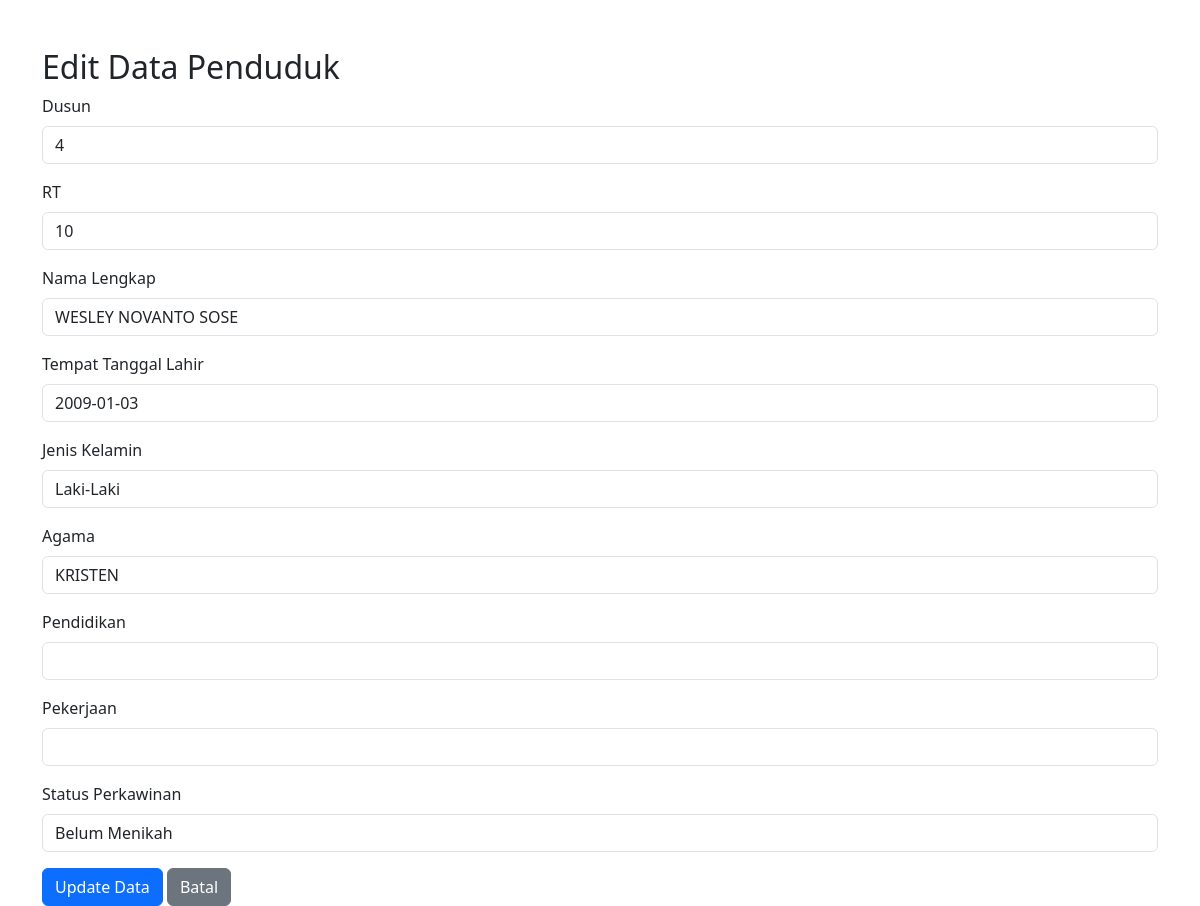
Page /edit.php?id=2163 (signed in) on the committed database.
### tables this page shows
CREATE TABLE `data_penduduk` (
  `id` int(11) NOT NULL,
  `nomor_urut` int(11) DEFAULT NULL,
  `kk` int(11) DEFAULT NULL,
  `dusun` varchar(255) DEFAULT NULL,
  `rt` varchar(255) DEFAULT NULL,
  `nama_lengkap` varchar(100) DEFAULT NULL,
  `ttl` varchar(100) DEFAULT NULL,
  `jenis_kelamin` char(1) DEFAULT NULL,
  `agama` varchar(50) DEFAULT NULL,
  `pendidikan` varchar(50) DEFAULT NULL,
  `pekerjaan` varchar(100) DEFAULT NULL,
  `status_perkawinan` varchar(50) DEFAULT NULL
);

### edit.php (the view, shortened to what this page needs)
<?php
if (isset($_GET['id'])) {
    $id = $_GET['id'];
    $query = "SELECT * FROM data_penduduk WHERE id = '$id'";
    $result = mysqli_query($koneksi, $query);
    $row = mysqli_fetch_assoc($result);
} else {
    echo "ID tidak tersedia!";
    exit();
}
?>
<!DOCTYPE html>
<html lang="id">
<head>
    <link rel="stylesheet" href="https://cdn.jsdelivr.net/npm/bootstrap@5.3.0/dist/css/bootstrap.min.css">
</head>
<body>
    <div class="container mt-5">
        <h2>Edit Data Penduduk</h2>
        <form method="POST" action="edit.php?id=<?php echo $row['id']; ?>">
            <div class="mb-3">
                <label for="dusun" class="form-label">Dusun</label>
                <input type="text" class="form-control" id="dusun" name="dusun" value="<?php echo htmlspecialchars($row['dusun']); ?>" required>
            </div>
            <div class="mb-3">
                <label for="rt" class="form-label">RT</label>
                <input type="text" class="form-control" id="rt" name="rt" value="<?php echo htmlspecialchars($row['rt']); ?>" required>
            </div>
            <div class="mb-3">
                <label for="nama_lengkap" class="form-label">Nama Lengkap</label>
                <input type="text" class="form-control" id="nama_lengkap" name="nama_lengkap" value="<?php echo htmlspecialchars($row['nama_lengkap']); ?>" required>
            </div>
            <div class="mb-3">
                <label for="ttl" class="form-label">Tempat Tanggal Lahir</label>
                <input type="text" class="form-control" id="ttl" name="ttl" value="<?php echo htmlspecialchars($row['ttl']); ?>" required>
            </div>
            <div class="mb-3">
                <label for="jenis_kelamin" class="form-label">Jenis Kelamin</label>
                <select class="form-control" id="jenis_kelamin" name="jenis_kelamin" required>
                    <option value="L" <?php echo ($row['jenis_kelamin'] === 'L') ? 'selected' : ''; ?>>Laki-Laki</option>
                </select>
            </div>
            <div class="mb-3">
                <label for="agama" class="form-label">Agama</label>
                <input type="text" class="form-control" id="agama" name="agama" value="<?php echo htmlspecialchars($row['agama']); ?>" required>
            </div>
            <div class="mb-3">
                <label for="pendidikan" class="form-label">Pendidikan</label>
                <input type="text" class="form-control" id="pendidikan" name="pendidikan" value="<?php echo htmlspecialchars($row['pendidikan']); ?>" required>
            </div>
            <div class="mb-3">
                <label for="pekerjaan" class="form-label">Pekerjaan</label>
                <input type="text" class="form-control" id="pekerjaan" name="pekerjaan" value="<?php echo htmlspecialchars($row['pekerjaan']); ?>" required>
            </div>
            <div class="mb-3">
                <label for="status_perkawinan" class="form-label">Status Perkawinan</label>
                <select class="form-control" id="status_perkawinan" name="status_perkawinan" required>
                    <option value="Belum Menikah" <?php echo ($row['status_perkawinan'] === 'Belum Menikah') ? 'selected' : ''; ?>>Belum Menikah</option>
                </select>
            </div>
            <button type="submit" class="btn btn-primary" name="submit_update">Update Data</button>
            <a href="penduduk.php" class="btn btn-secondary">Batal</a>
        </form>
    </div>
</body>
</html>

### rows in the picture
data_penduduk: dusun "4", rt "10", nama_lengkap "WESLEY NOVANTO SOSE", ttl "2009-01-03", jenis_kelamin "Laki-Laki", agama "KRISTEN", status_perkawinan "Belum Menikah"
